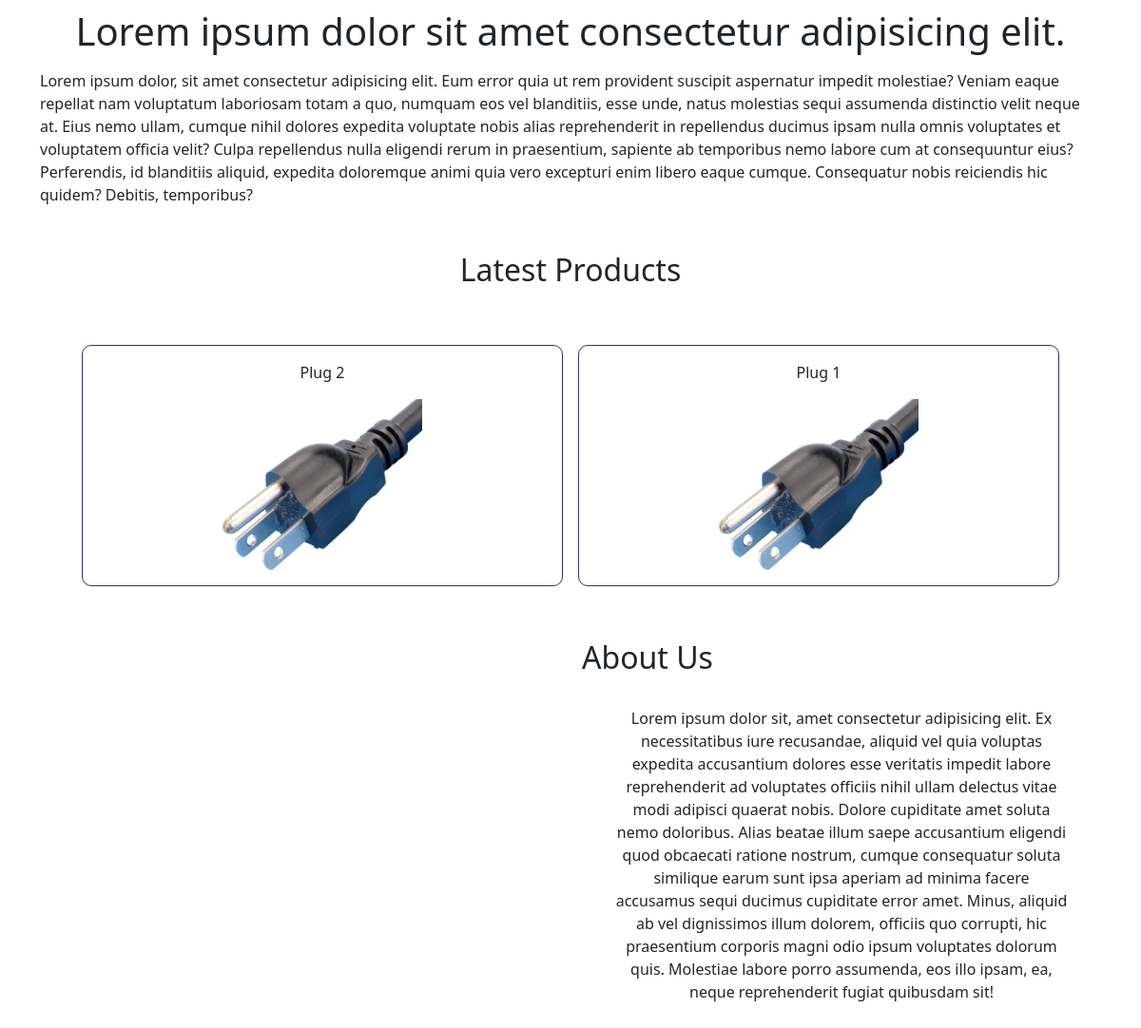
Before: / (lower part) with the older database file.
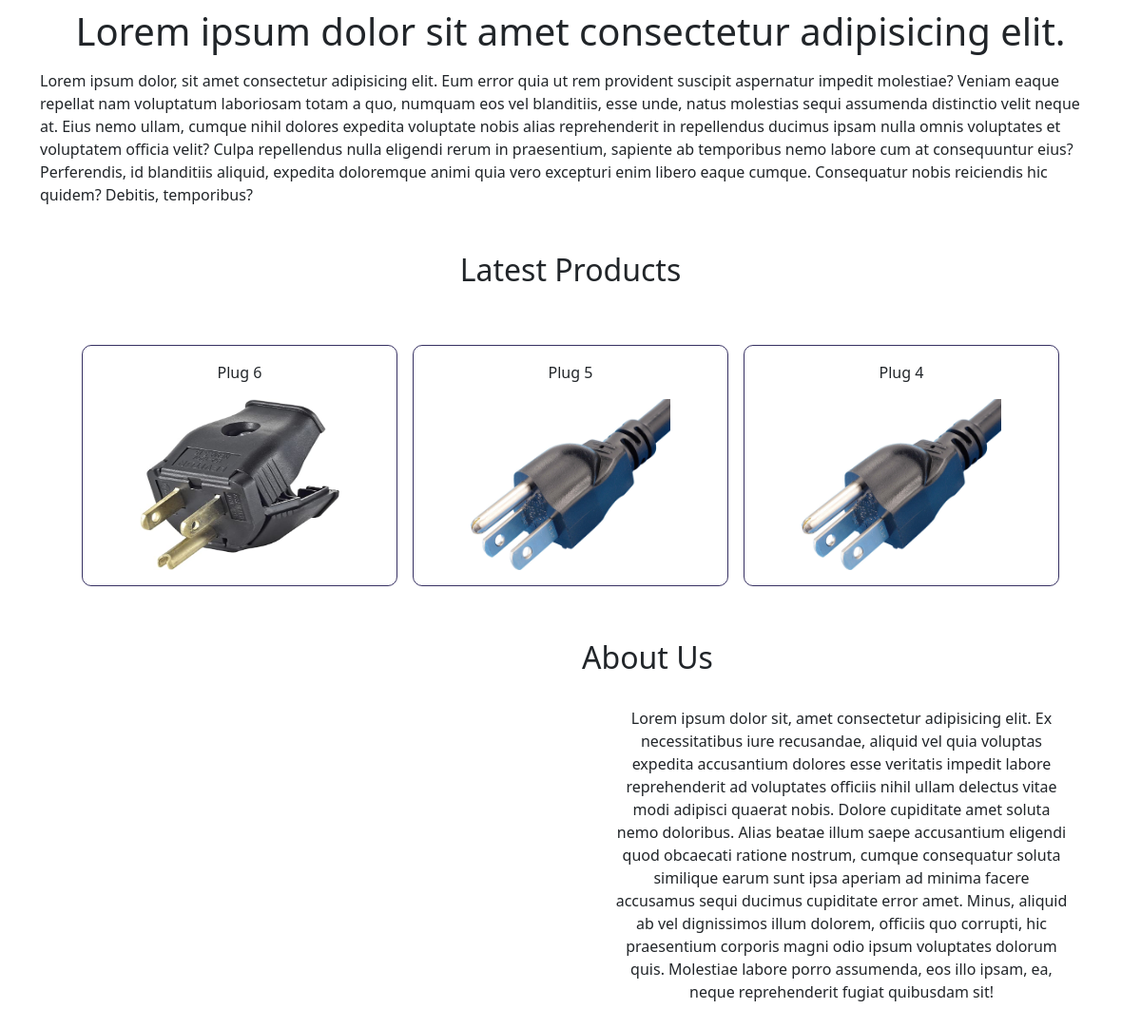
After: the same page with the newer database file.
### vish_app/models.py (models this page shows, shortened)
class Products(models.Model):
    product_title = models.CharField(max_length=50)
    product_description = models.TextField()
    product_price = models.CharField(max_length=10)
    product_image = models.ImageField()
    date = models.DateTimeField(default=timezone.now)

### vish_app/views.py (the view)
# urls.py: path('', HomePageView.as_view(), name='home-page'),
class HomePageView(TemplateView):
    template_name = 'vish_app/home-page.html'
    model = Products
    def get_context_data(self, **kwargs):
        context = super(HomePageView, self).get_context_data(**kwargs)
        context['products'] = Products.objects.order_by('-date')[:3]
        return context

### vish_app/templates/vish_app/home-page.html (shortened to what this page needs)
{% extends 'vish_app/base.html' %}
{% load static %}
{% block body %}
<div class="container col-auto my-5">
    <h1 class="mt-2 p-2 text-center">Lorem ipsum dolor sit amet consectetur adipisicing elit.</h1>
    <p>Lorem ipsum dolor, sit amet consectetur adipisicing elit. Eum error quia ut rem provident suscipit aspernatur impedit molestiae? Veniam eaque repellat nam voluptatum laboriosam totam a quo, numquam eos vel blanditiis, esse unde, natus molestias sequi assumenda distinctio velit neque at. Eius nemo ullam, cumque nihil dolores expedita voluptate nobis alias reprehenderit in repellendus ducimus ipsam nulla omnis voluptates et voluptatem officia velit? Culpa repellendus nulla eligendi rerum in praesentium, sapiente ab temporibus nemo labore cum at consequuntur eius? Perferendis, id blanditiis aliquid, expedita doloremque animi quia vero excepturi enim libero eaque cumque. Consequatur nobis reiciendis hic quidem? Debitis, temporibus?</p>
</div>
<div class="container text-center">
    <h2 class="mb-1">Latest Products</h2>
    <div class="row p-5">
            {% if products %}
                {% for product in products %}
                    <div class="col-sm p-3 m-2" id="homePageProducts">
                        <p>{{ product.product_title }}</p>
                        <img src="{{ product.product_image.url }}" alt="" width="210" height="180">
                    </div>
                {% endfor %}
            {% endif %}
    </div>
</div>
<div class="container">
    <div class="row">
        <div class="col-sm">
        </div>
        <div class="col-sm">
            <h2>About Us</h2>
            <p class="text-center m-3 p-3">Lorem ipsum dolor sit, amet consectetur adipisicing elit. Ex necessitatibus iure recusandae, aliquid vel quia voluptas expedita accusantium dolores esse veritatis impedit labore reprehenderit ad voluptates officiis nihil ullam delectus vitae modi adipisci quaerat nobis. Dolore cupiditate amet soluta nemo doloribus. Alias beatae illum saepe accusantium eligendi quod obcaecati ratione nostrum, cumque consequatur soluta similique earum sunt ipsa aperiam ad minima facere accusamus sequi ducimus cupiditate error amet. Minus, aliquid ab vel dignissimos illum dolorem, officiis quo corrupti, hic praesentium corporis magni odio ipsum voluptates dolorum quis. Molestiae labore porro assumenda, eos illo ipsam, ea, neque reprehenderit fugiat quibusdam sit!</p>
        </div>
    </div>
</div>
{% endblock body %}

Changed rows visible on the page:
no longer on this page (row unchanged): Products: product_title "Plug 2", product_image (picture)
no longer on this page (row unchanged): Products: product_title "Plug 1", product_image (picture)
added Products: product_title "Plug 6", product_image (picture)
added Products: product_title "Plug 5", product_image (picture)
added Products: product_title "Plug 4", product_image (picture)
